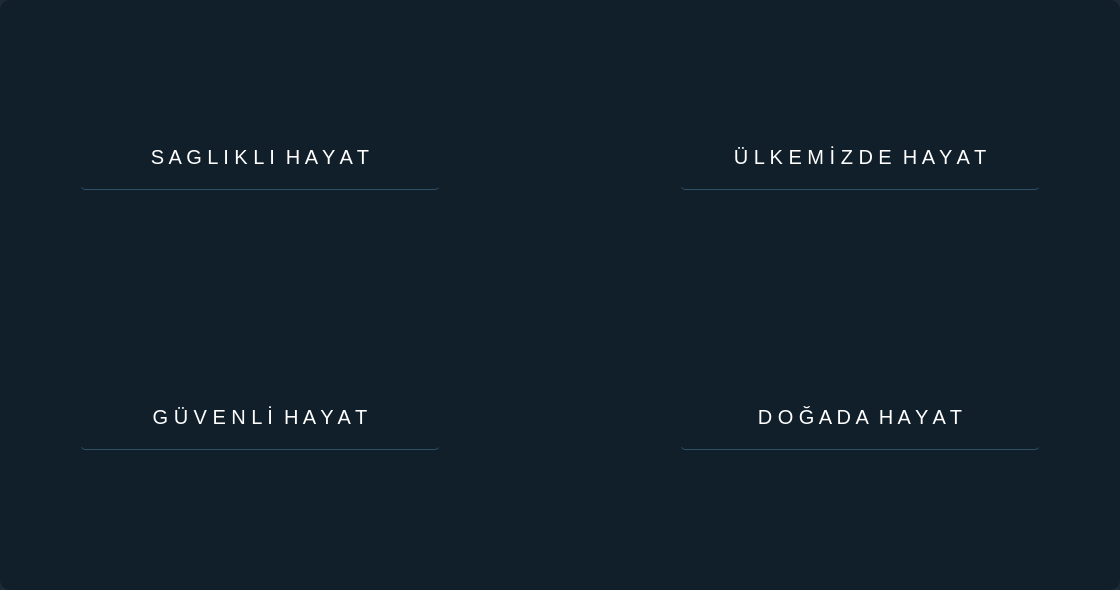
<?xml version="1.0" encoding="UTF-8"?>
<ui version="4.0">
 <class>Form</class>
 <widget class="QWidget" name="Form">
  <property name="geometry">
   <rect>
    <x>0</x>
    <y>0</y>
    <width>1120</width>
    <height>590</height>
   </rect>
  </property>
  <property name="windowTitle">
   <string>Form</string>
  </property>
  <property name="styleSheet">
   <string notr="true">background-color:rgba(16,30,41,240);
border-radius:10px;

</string>
  </property>
  <widget class="QPushButton" name="hayatkonu1">
   <property name="geometry">
    <rect>
     <x>80</x>
     <y>130</y>
     <width>360</width>
     <height>60</height>
    </rect>
   </property>
   <property name="font">
    <font>
     <pointsize>15</pointsize>
    </font>
   </property>
   <property name="styleSheet">
    <string notr="true">QPushButton#hayatkonu1{
background-color:rgba(2,65,118,255);
color:rgba(255,255,255,200);
border-radius:5px;
}
QPushButton#hayatkonu1:pressed{
padding-left:5px;
padding-top:5px;
background-color:rgba(2,65,118,255);
background-position:clac(100%-10px)center;
}
QPushButton#hayatkonu1{
background-color:rgba(0,0,0,0);
border:1px solid rgba(0,0,0,0);
border-bottom-color:rgba(46,82,101,255);
color:rgb(255,255,255);
padding-bottom:7px
 }
</string>
   </property>
   <property name="text">
    <string>S A G L I K L I  H A Y A T</string>
   </property>
  </widget>
  <widget class="QPushButton" name="hayatkonu2">
   <property name="geometry">
    <rect>
     <x>80</x>
     <y>390</y>
     <width>360</width>
     <height>60</height>
    </rect>
   </property>
   <property name="font">
    <font>
     <pointsize>15</pointsize>
    </font>
   </property>
   <property name="styleSheet">
    <string notr="true">QPushButton#hayatkonu2{
background-color:rgba(2,65,118,255);
color:rgba(255,255,255,200);
border-radius:5px;
}
QPushButton#hayatkonu2:pressed{
padding-left:5px;
padding-top:5px;
background-color:rgba(2,65,118,255);
background-position:clac(100%-10px)center;
}
QPushButton#hayatkonu2{
background-color:rgba(0,0,0,0);
border:1px solid rgba(0,0,0,0);
border-bottom-color:rgba(46,82,101,255);
color:rgb(255,255,255);
padding-bottom:7px
 }
</string>
   </property>
   <property name="text">
    <string>G Ü V E N L İ  H A Y A T</string>
   </property>
  </widget>
  <widget class="QPushButton" name="hayatkonu3">
   <property name="geometry">
    <rect>
     <x>680</x>
     <y>130</y>
     <width>360</width>
     <height>60</height>
    </rect>
   </property>
   <property name="font">
    <font>
     <pointsize>15</pointsize>
    </font>
   </property>
   <property name="styleSheet">
    <string notr="true">QPushButton#hayatkonu3{
background-color:rgba(2,65,118,255);
color:rgba(255,255,255,200);
border-radius:5px;
}
QPushButton#hayatkonu3:pressed{
padding-left:5px;
padding-top:5px;
background-color:rgba(2,65,118,255);
background-position:clac(100%-10px)center;
}
QPushButton#hayatkonu3{
background-color:rgba(0,0,0,0);
border:1px solid rgba(0,0,0,0);
border-bottom-color:rgba(46,82,101,255);
color:rgb(255,255,255);
padding-bottom:7px
 }
</string>
   </property>
   <property name="text">
    <string>Ü L K E M İ Z D E  H A Y A T</string>
   </property>
  </widget>
  <widget class="QPushButton" name="hayatkonu4">
   <property name="geometry">
    <rect>
     <x>680</x>
     <y>390</y>
     <width>360</width>
     <height>60</height>
    </rect>
   </property>
   <property name="font">
    <font>
     <pointsize>15</pointsize>
    </font>
   </property>
   <property name="styleSheet">
    <string notr="true">QPushButton#hayatkonu4{
background-color:rgba(2,65,118,255);
color:rgba(255,255,255,200);
border-radius:5px;
}
QPushButton#hayatkonu4:pressed{
padding-left:5px;
padding-top:5px;
background-color:rgba(2,65,118,255);
background-position:clac(100%-10px)center;
}
QPushButton#hayatkonu4{
background-color:rgba(0,0,0,0);
border:1px solid rgba(0,0,0,0);
border-bottom-color:rgba(46,82,101,255);
color:rgb(255,255,255);
padding-bottom:7px
 }
</string>
   </property>
   <property name="text">
    <string>D O Ğ A D A  H A Y A T</string>
   </property>
  </widget>
 </widget>
 <resources/>
 <connections/>
</ui>
